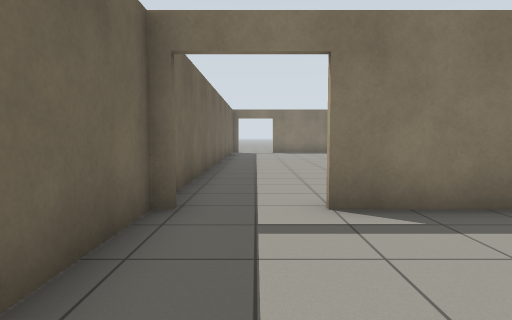
View 1 (above)

14 first-person views from a walk through a Gazebo world. The camera is 0.94 m above the floor, tilts 4° down and sees 75° across. The floor is counted in squares, 1 m on a side. Each view is taken from the middle of a square. On the plan, view 1 faces up. The plan holds only what a view shows up to about 12 squares ahead; the rest is blank. Gazebo's built-in surfaces are drawn with simple patterns.

View 2
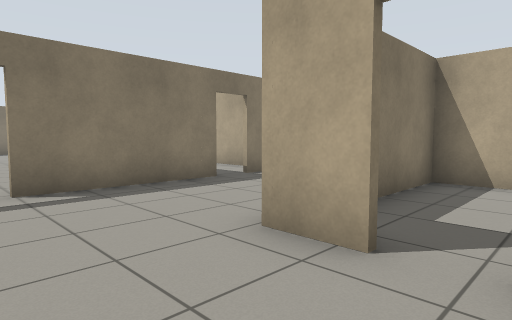

View 3
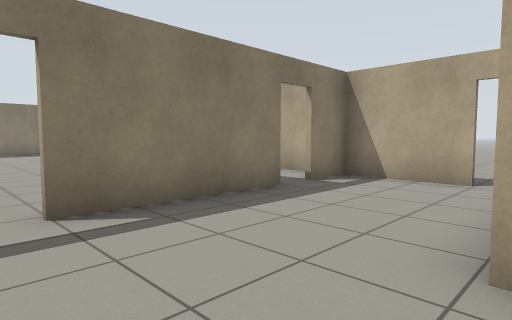

View 4
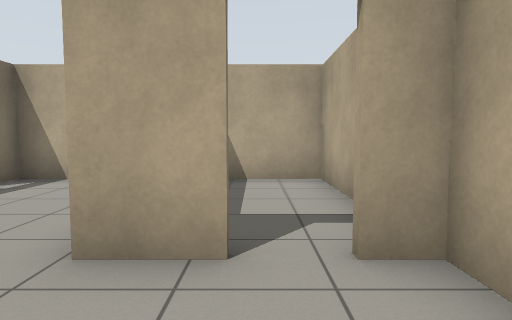

View 5
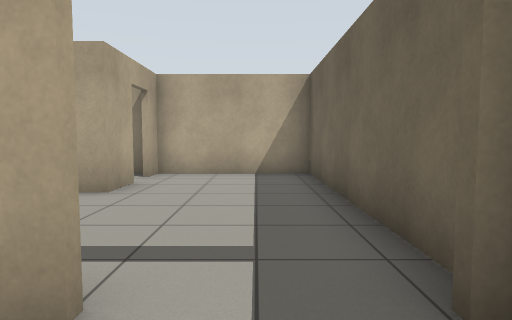

View 6
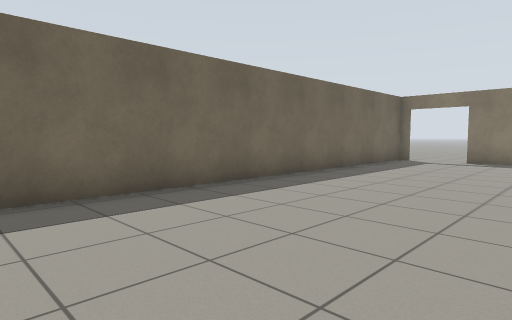

View 7
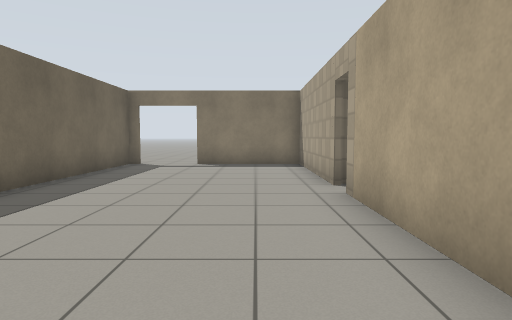

View 8
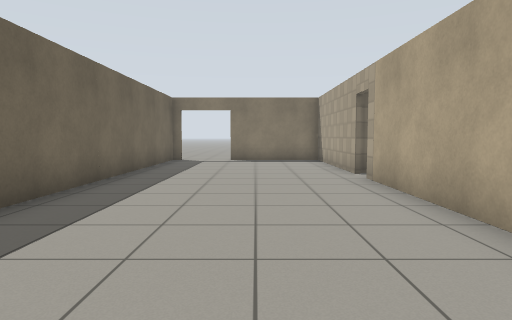

View 9
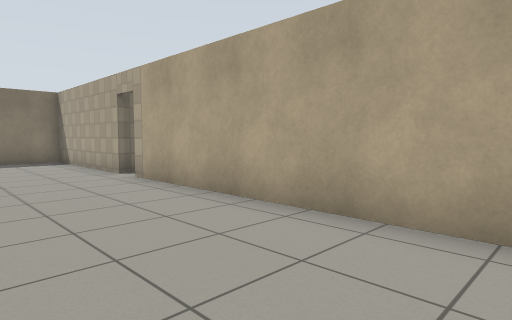

View 10
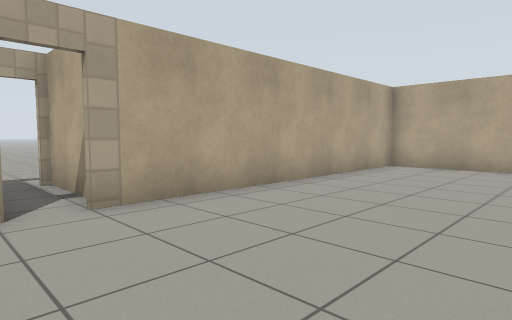

View 11
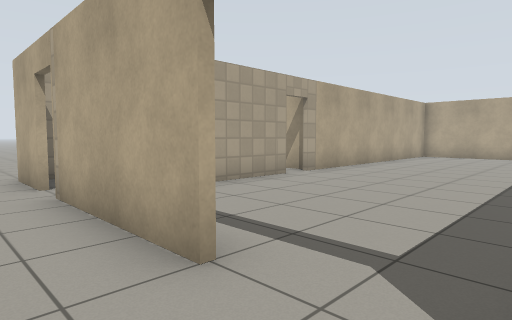

View 12
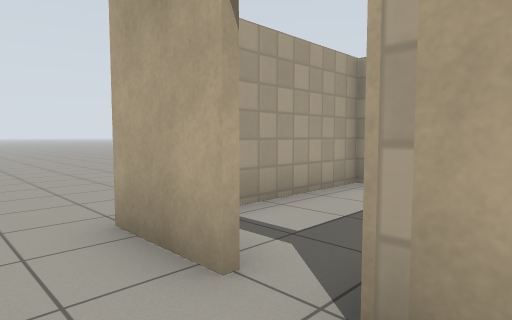

View 13
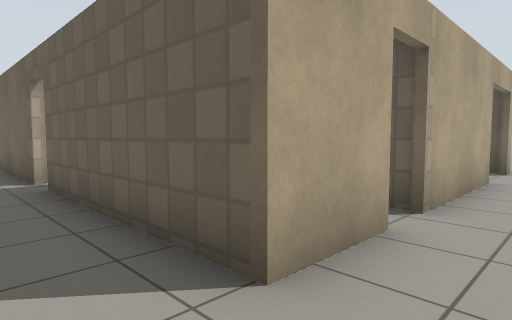

View 14
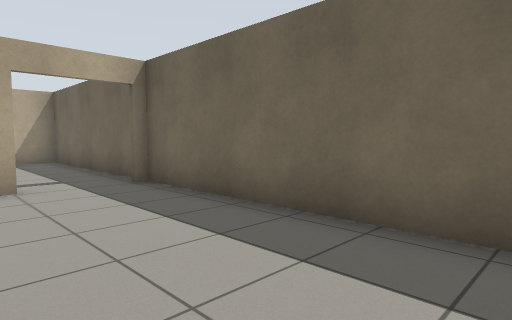

### Floor plan
Points are (right, up) in squares from view 1. A wall is a line through its corners. A room is listed if a view was taken in it or the views show most of it. See-through windows are left out.
Room 1 (views 1, 2, 3, 4)
walls: (2.5, -0.9) (2.5, 0.4) (3, 0.4); (5, 4.2) (0.9, 4.2); (-1.3, 4.3) (-1.3, -2.5) (2.5, -2.5) (2.5, -1.7); (7.4, 1.5) (7.4, 4.2) (5.9, 4.2)
ways out: open door at (0, 4) to room 2; open door at (7, 1) to room 4; open door at (2.7, -1.3) to room 5; open door at (5.5, 4)
Room 2 (views 5, 6, 7, 8, 9, 10, 14)
walls: (4.5, 14.6) (4.5, 19.4) (0.9, 19.4); (0.9, 4.4) (4.5, 4.4) (4.5, 13.6); (-1.3, 19.5) (-1.3, 4.4)
ways out: open door at (0, 4) to room 1; open door at (0, 19.5) to room 3; open door at (4.5, 14) to room 7
Room 3 (views 11, 12)
walls: (0.9, 19.6) (4.6, 19.6); (-1.5, 19.6) (-1, 19.6)
ways out: open door at (0, 19.5) to room 2; opening at (5, 21) to room 4
Room 4 (view 13)
walls: (7.5, 13.5) (7.5, 9.4); (5.6, 19.6) (7.5, 19.6) (7.5, 14.4)
ways out: open door at (7, 1) to room 1; opening at (5, 21) to room 3; gap at (5.3, 19.3) to room 6; open door at (7, 14) to room 7
Room 5 (no view inside)
walls: (4.9, -2.5) (7.4, -2.5) (7.4, 0.3) (4.9, 0.3)
ways out: open door at (2.7, -1.3) to room 1
Room 6 (no view inside)
walls: (7.4, 14.6) (7.4, 19.1)
ways out: gap at (5.3, 19.3) to room 4
Room 7 (no view inside)
walls: (4.8, 13.2) (7.4, 13.2)
ways out: open door at (4.5, 14) to room 2; open door at (7, 14) to room 4

Positions as (right, up) in squares from view 1, and headings:
1: (0, 0), facing up
2: (0, -2), facing up-right
3: (0, 0), facing up-right
4: (0, -1), facing right
5: (0, 6), facing down
6: (4, 6), facing up-left
7: (3, 8), facing up
8: (2, 6), facing up
9: (1, 6), facing up-right
10: (0, 15), facing down-right
11: (-1, 21), facing down-right
12: (4, 21), facing down-right
13: (9, 21), facing down-left
14: (2, 11), facing down-left
